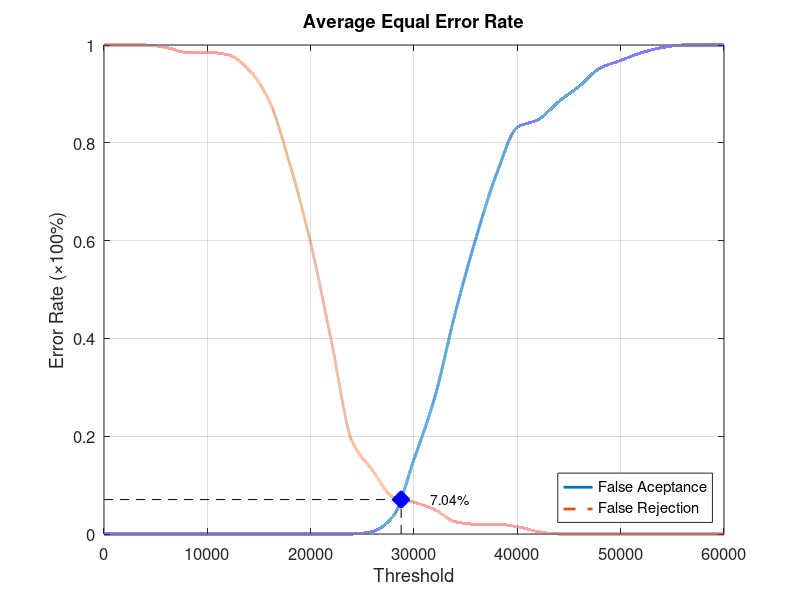
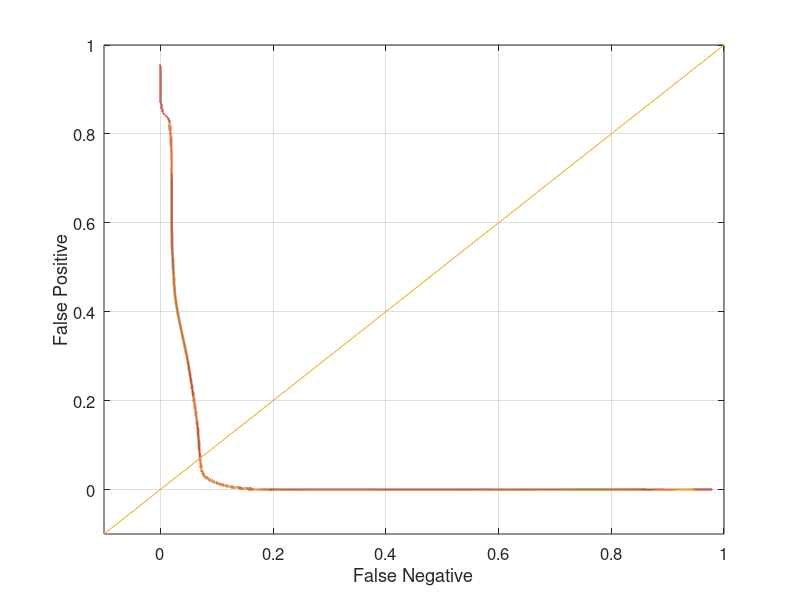

These charts were generated, in order, by the following MATLAB code:
function yEER = Database3_3
close all;
clear;
clc;
x = 0:2000:60000;
xq = 0:0.5:60000;

y0 = [0 0 0 0 0 0 0 0 0 0 0 0 0 0.00526316 0.0368421 0.152632 0.278947 0.452632 0.605263 0.736842 0.831579 0.847368 0.884211 0.915789 0.952632 0.968421 0.984211 0.994737 1 1 1];
yy0 = interp1(x, y0, xq, 'pchip');
y1 = [1 1 1 0.995 0.985 0.985 0.98 0.95 0.885 0.755 0.595 0.395 0.19 0.13 0.075 0.065 0.05 0.025 0.02 0.02 0.015 0.005 0 0 0 0 0 0 0 0 0];
yy1 = interp1(x, y1, xq, 'pchip');

% Calculating EER: 
y2 = abs(y0 - y1);
find(y2 == min(y2))
yy2 = abs(yy0 - yy1);
xEER = find(yy2 == min(yy2));
xEERIndex = xq(xEER) % X-axis EER
yEER = yy0(xEER) % Y-axis EER

main = figure
plot(xq, yy0,'-','LineWidth', 2);	hold on
plot(xq, yy1,'--','LineWidth', 2);	hold on
plot([xEERIndex xEERIndex], [0 yEER], 'k--');	hold on
plot([0 xEERIndex], [yEER yEER], 'k--');	hold on
plot(xEERIndex, yEER, 'bx', 'LineWidth', 10);	hold on
text(xEERIndex + 10 * xEERIndex / 100, yEER, [num2str(round((10000 * yEER)) / 100) '%'])
legend('False Aceptance', 'False Rejection', 'Location', 'SouthEast')
xlabel('Threshold')
ylabel('Error Rate (\times100%)')
title('Average Equal Error Rate')
set(gca, 'FontSize', 12)
axis([0 60000 0 1])
grid on

print(main, 'Database3_3Main', '-dpng');
FNRxFPR = figure('Color', [1 1 1]);
plot(yy1, yy0, '-', yy1, yy0, 'LineWidth', 2);
hold on
y = -0.1:0.1:1
plot(y, y); 
set(gca, 'FontSize', 12)
xlabel('False Negative')
ylabel('False Positive')
axis([-0.1 1 -0.1 1])
set(gca, 'FontSize', 12)
grid on

print(FNRxFPR, 'Database3_3FNRxFPR','-dpng');
end
